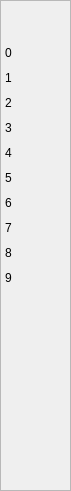
       <widget class="caFrame" name="caframe_9">
        <property name="geometry">
         <rect>
          <x>435</x>
          <y>0</y>
          <width>71</width>
          <height>491</height>
         </rect>
        </property>
        <property name="frameShape">
         <enum>QFrame::StyledPanel</enum>
        </property>
        <property name="visibility">
         <enum>caFrame::StaticV</enum>
        </property>
        <widget class="caLabel" name="caLabel_372">
         <property name="geometry">
          <rect>
           <x>5</x>
           <y>20</y>
           <width>86</width>
           <height>16</height>
          </rect>
         </property>
         <property name="font">
          <font>
           <pointsize>9</pointsize>
          </font>
         </property>
         <property name="frameShape">
          <enum>QFrame::NoFrame</enum>
         </property>
         <property name="text">
          <string/>
         </property>
         <property name="alignment">
          <set>Qt::AlignAbsolute|Qt::AlignLeading|Qt::AlignLeft|Qt::AlignVCenter</set>
         </property>
         <property name="fontScaleMode">
          <enum>ESimpleLabel::Height</enum>
         </property>
         <property name="foreground">
          <color>
           <red>0</red>
           <green>0</green>
           <blue>0</blue>
          </color>
         </property>
         <property name="background">
          <color alpha="0">
           <red>0</red>
           <green>0</green>
           <blue>0</blue>
          </color>
         </property>
        </widget>
        <widget class="caLabel" name="caLabel_373">
         <property name="geometry">
          <rect>
           <x>5</x>
           <y>45</y>
           <width>56</width>
           <height>16</height>
          </rect>
         </property>
         <property name="font">
          <font>
           <pointsize>9</pointsize>
          </font>
         </property>
         <property name="frameShape">
          <enum>QFrame::NoFrame</enum>
         </property>
         <property name="text">
          <string>0</string>
         </property>
         <property name="alignment">
          <set>Qt::AlignAbsolute|Qt::AlignLeading|Qt::AlignLeft|Qt::AlignVCenter</set>
         </property>
         <property name="fontScaleMode">
          <enum>ESimpleLabel::Height</enum>
         </property>
         <property name="foreground">
          <color>
           <red>0</red>
           <green>0</green>
           <blue>0</blue>
          </color>
         </property>
         <property name="background">
          <color alpha="0">
           <red>0</red>
           <green>0</green>
           <blue>0</blue>
          </color>
         </property>
        </widget>
        <widget class="caLabel" name="caLabel_374">
         <property name="geometry">
          <rect>
           <x>5</x>
           <y>70</y>
           <width>56</width>
           <height>16</height>
          </rect>
         </property>
         <property name="font">
          <font>
           <pointsize>9</pointsize>
          </font>
         </property>
         <property name="frameShape">
          <enum>QFrame::NoFrame</enum>
         </property>
         <property name="text">
          <string>1</string>
         </property>
         <property name="alignment">
          <set>Qt::AlignAbsolute|Qt::AlignLeading|Qt::AlignLeft|Qt::AlignVCenter</set>
         </property>
         <property name="fontScaleMode">
          <enum>ESimpleLabel::Height</enum>
         </property>
         <property name="foreground">
          <color>
           <red>0</red>
           <green>0</green>
           <blue>0</blue>
          </color>
         </property>
         <property name="background">
          <color alpha="0">
           <red>0</red>
           <green>0</green>
           <blue>0</blue>
          </color>
         </property>
        </widget>
        <widget class="caLabel" name="caLabel_375">
         <property name="geometry">
          <rect>
           <x>5</x>
           <y>95</y>
           <width>56</width>
           <height>16</height>
          </rect>
         </property>
         <property name="font">
          <font>
           <pointsize>9</pointsize>
          </font>
         </property>
         <property name="frameShape">
          <enum>QFrame::NoFrame</enum>
         </property>
         <property name="text">
          <string>2</string>
         </property>
         <property name="alignment">
          <set>Qt::AlignAbsolute|Qt::AlignLeading|Qt::AlignLeft|Qt::AlignVCenter</set>
         </property>
         <property name="fontScaleMode">
          <enum>ESimpleLabel::Height</enum>
         </property>
         <property name="foreground">
          <color>
           <red>0</red>
           <green>0</green>
           <blue>0</blue>
          </color>
         </property>
         <property name="background">
          <color alpha="0">
           <red>0</red>
           <green>0</green>
           <blue>0</blue>
          </color>
         </property>
        </widget>
        <widget class="caLabel" name="caLabel_376">
         <property name="geometry">
          <rect>
           <x>5</x>
           <y>120</y>
           <width>56</width>
           <height>16</height>
          </rect>
         </property>
         <property name="font">
          <font>
           <pointsize>9</pointsize>
          </font>
         </property>
         <property name="frameShape">
          <enum>QFrame::NoFrame</enum>
         </property>
         <property name="text">
          <string>3</string>
         </property>
         <property name="alignment">
          <set>Qt::AlignAbsolute|Qt::AlignLeading|Qt::AlignLeft|Qt::AlignVCenter</set>
         </property>
         <property name="fontScaleMode">
          <enum>ESimpleLabel::Height</enum>
         </property>
         <property name="foreground">
          <color>
           <red>0</red>
           <green>0</green>
           <blue>0</blue>
          </color>
         </property>
         <property name="background">
          <color alpha="0">
           <red>0</red>
           <green>0</green>
           <blue>0</blue>
          </color>
         </property>
        </widget>
        <widget class="caLabel" name="caLabel_377">
         <property name="geometry">
          <rect>
           <x>5</x>
           <y>145</y>
           <width>56</width>
           <height>16</height>
          </rect>
         </property>
         <property name="font">
          <font>
           <pointsize>9</pointsize>
          </font>
         </property>
         <property name="frameShape">
          <enum>QFrame::NoFrame</enum>
         </property>
         <property name="text">
          <string>4</string>
         </property>
         <property name="alignment">
          <set>Qt::AlignAbsolute|Qt::AlignLeading|Qt::AlignLeft|Qt::AlignVCenter</set>
         </property>
         <property name="fontScaleMode">
          <enum>ESimpleLabel::Height</enum>
         </property>
         <property name="foreground">
          <color>
           <red>0</red>
           <green>0</green>
           <blue>0</blue>
          </color>
         </property>
         <property name="background">
          <color alpha="0">
           <red>0</red>
           <green>0</green>
           <blue>0</blue>
          </color>
         </property>
        </widget>
        <widget class="caLabel" name="caLabel_378">
         <property name="geometry">
          <rect>
           <x>5</x>
           <y>170</y>
           <width>56</width>
           <height>16</height>
          </rect>
         </property>
         <property name="font">
          <font>
           <pointsize>9</pointsize>
          </font>
         </property>
         <property name="frameShape">
          <enum>QFrame::NoFrame</enum>
         </property>
         <property name="text">
          <string>5</string>
         </property>
         <property name="alignment">
          <set>Qt::AlignAbsolute|Qt::AlignLeading|Qt::AlignLeft|Qt::AlignVCenter</set>
         </property>
         <property name="fontScaleMode">
          <enum>ESimpleLabel::Height</enum>
         </property>
         <property name="foreground">
          <color>
           <red>0</red>
           <green>0</green>
           <blue>0</blue>
          </color>
         </property>
         <property name="background">
          <color alpha="0">
           <red>0</red>
           <green>0</green>
           <blue>0</blue>
          </color>
         </property>
        </widget>
        <widget class="caLabel" name="caLabel_379">
         <property name="geometry">
          <rect>
           <x>5</x>
           <y>195</y>
           <width>56</width>
           <height>16</height>
          </rect>
         </property>
         <property name="font">
          <font>
           <pointsize>9</pointsize>
          </font>
         </property>
         <property name="frameShape">
          <enum>QFrame::NoFrame</enum>
         </property>
         <property name="text">
          <string>6</string>
         </property>
         <property name="alignment">
          <set>Qt::AlignAbsolute|Qt::AlignLeading|Qt::AlignLeft|Qt::AlignVCenter</set>
         </property>
         <property name="fontScaleMode">
          <enum>ESimpleLabel::Height</enum>
         </property>
         <property name="foreground">
          <color>
           <red>0</red>
           <green>0</green>
           <blue>0</blue>
          </color>
         </property>
         <property name="background">
          <color alpha="0">
           <red>0</red>
           <green>0</green>
           <blue>0</blue>
          </color>
         </property>
        </widget>
        <widget class="caLabel" name="caLabel_380">
         <property name="geometry">
          <rect>
           <x>5</x>
           <y>220</y>
           <width>56</width>
           <height>16</height>
          </rect>
         </property>
         <property name="font">
          <font>
           <pointsize>9</pointsize>
          </font>
         </property>
         <property name="frameShape">
          <enum>QFrame::NoFrame</enum>
         </property>
         <property name="text">
          <string>7</string>
         </property>
         <property name="alignment">
          <set>Qt::AlignAbsolute|Qt::AlignLeading|Qt::AlignLeft|Qt::AlignVCenter</set>
         </property>
         <property name="fontScaleMode">
          <enum>ESimpleLabel::Height</enum>
         </property>
         <property name="foreground">
          <color>
           <red>0</red>
           <green>0</green>
           <blue>0</blue>
          </color>
         </property>
         <property name="background">
          <color alpha="0">
           <red>0</red>
           <green>0</green>
           <blue>0</blue>
          </color>
         </property>
        </widget>
        <widget class="caLabel" name="caLabel_381">
         <property name="geometry">
          <rect>
           <x>5</x>
           <y>245</y>
           <width>56</width>
           <height>16</height>
          </rect>
         </property>
         <property name="font">
          <font>
           <pointsize>9</pointsize>
          </font>
         </property>
         <property name="frameShape">
          <enum>QFrame::NoFrame</enum>
         </property>
         <property name="text">
          <string>8</string>
         </property>
         <property name="alignment">
          <set>Qt::AlignAbsolute|Qt::AlignLeading|Qt::AlignLeft|Qt::AlignVCenter</set>
         </property>
         <property name="fontScaleMode">
          <enum>ESimpleLabel::Height</enum>
         </property>
         <property name="foreground">
          <color>
           <red>0</red>
           <green>0</green>
           <blue>0</blue>
          </color>
         </property>
         <property name="background">
          <color alpha="0">
           <red>0</red>
           <green>0</green>
           <blue>0</blue>
          </color>
         </property>
        </widget>
        <widget class="caLabel" name="caLabel_382">
         <property name="geometry">
          <rect>
           <x>5</x>
           <y>270</y>
           <width>56</width>
           <height>16</height>
          </rect>
         </property>
         <property name="font">
          <font>
           <pointsize>9</pointsize>
          </font>
         </property>
         <property name="frameShape">
          <enum>QFrame::NoFrame</enum>
         </property>
         <property name="text">
          <string>9</string>
         </property>
         <property name="alignment">
          <set>Qt::AlignAbsolute|Qt::AlignLeading|Qt::AlignLeft|Qt::AlignVCenter</set>
         </property>
         <property name="fontScaleMode">
          <enum>ESimpleLabel::Height</enum>
         </property>
         <property name="foreground">
          <color>
           <red>0</red>
           <green>0</green>
           <blue>0</blue>
          </color>
         </property>
         <property name="background">
          <color alpha="0">
           <red>0</red>
           <green>0</green>
           <blue>0</blue>
          </color>
         </property>
        </widget>
       </widget>
